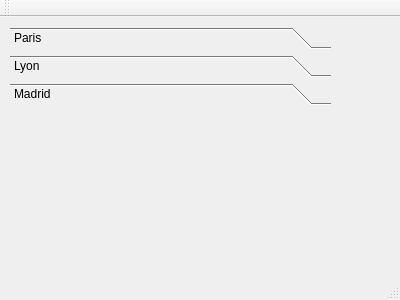
<?xml version="1.0" encoding="UTF-8"?>
<ui version="4.0">
 <class>MainWindow</class>
 <widget class="QMainWindow" name="MainWindow">
  <property name="geometry">
   <rect>
    <x>0</x>
    <y>0</y>
    <width>400</width>
    <height>300</height>
   </rect>
  </property>
  <property name="windowTitle">
   <string>MainWindow</string>
  </property>
  <widget class="QWidget" name="centralWidget">
   <widget class="QToolBox" name="toolBox">
    <property name="geometry">
     <rect>
      <x>10</x>
      <y>10</y>
      <width>321</width>
      <height>211</height>
     </rect>
    </property>
    <property name="currentIndex">
     <number>2</number>
    </property>
    <widget class="QWidget" name="page">
     <property name="geometry">
      <rect>
       <x>0</x>
       <y>0</y>
       <width>321</width>
       <height>118</height>
      </rect>
     </property>
     <attribute name="label">
      <string>Paris</string>
     </attribute>
     <widget class="QLabel" name="label">
      <property name="geometry">
       <rect>
        <x>0</x>
        <y>0</y>
        <width>67</width>
        <height>17</height>
       </rect>
      </property>
      <property name="text">
       <string>TextLabel</string>
      </property>
     </widget>
     <widget class="QLabel" name="label_2">
      <property name="geometry">
       <rect>
        <x>0</x>
        <y>20</y>
        <width>67</width>
        <height>17</height>
       </rect>
      </property>
      <property name="text">
       <string>TextLabel</string>
      </property>
     </widget>
     <widget class="QLabel" name="label_3">
      <property name="geometry">
       <rect>
        <x>0</x>
        <y>40</y>
        <width>67</width>
        <height>17</height>
       </rect>
      </property>
      <property name="text">
       <string>TextLabel</string>
      </property>
     </widget>
    </widget>
    <widget class="QWidget" name="page_2">
     <property name="geometry">
      <rect>
       <x>0</x>
       <y>0</y>
       <width>321</width>
       <height>118</height>
      </rect>
     </property>
     <attribute name="label">
      <string>Lyon</string>
     </attribute>
     <widget class="QLabel" name="label_4">
      <property name="geometry">
       <rect>
        <x>10</x>
        <y>0</y>
        <width>67</width>
        <height>17</height>
       </rect>
      </property>
      <property name="text">
       <string>TextLabel</string>
      </property>
     </widget>
     <widget class="QLabel" name="label_5">
      <property name="geometry">
       <rect>
        <x>10</x>
        <y>20</y>
        <width>67</width>
        <height>17</height>
       </rect>
      </property>
      <property name="text">
       <string>TextLabel</string>
      </property>
     </widget>
     <widget class="QLabel" name="label_6">
      <property name="geometry">
       <rect>
        <x>10</x>
        <y>40</y>
        <width>67</width>
        <height>17</height>
       </rect>
      </property>
      <property name="text">
       <string>TextLabel</string>
      </property>
     </widget>
    </widget>
    <widget class="QWidget" name="page_3">
     <attribute name="label">
      <string>Madrid</string>
     </attribute>
    </widget>
   </widget>
  </widget>
  <widget class="QMenuBar" name="menuBar">
   <property name="geometry">
    <rect>
     <x>0</x>
     <y>0</y>
     <width>400</width>
     <height>22</height>
    </rect>
   </property>
  </widget>
  <widget class="QToolBar" name="mainToolBar">
   <attribute name="toolBarArea">
    <enum>TopToolBarArea</enum>
   </attribute>
   <attribute name="toolBarBreak">
    <bool>false</bool>
   </attribute>
  </widget>
  <widget class="QStatusBar" name="statusBar"/>
 </widget>
 <layoutdefault spacing="6" margin="11"/>
 <resources/>
 <connections/>
</ui>
